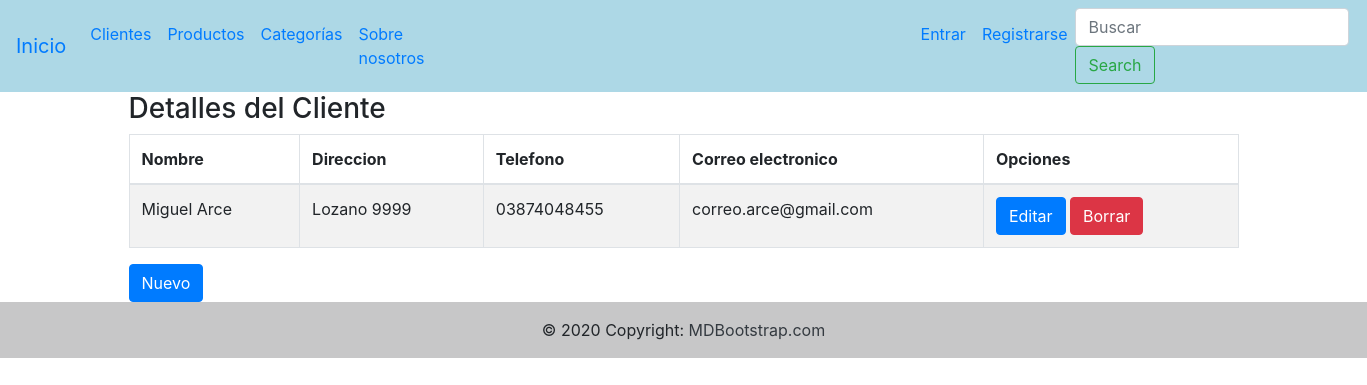
The page /cliente/detalle_cliente/3/ on the database its author committed.
### cliente/models.py (models this page shows, shortened)
class Cliente(models.Model):
    nombre=models.CharField(max_length=50)
    direccion=models.CharField(max_length=50)
    telefono=models.CharField(max_length=15)
    email=models.EmailField()
    class Meta:
        verbose_name="Cliente"
        verbose_name_plural="Clientes"

### cliente/views.py (the view)
# urls.py: path('detalle_cliente/<int:pk>/', Detalle_cliente.as_view(), name='detalle_cliente'),
class Detalle_cliente(DetailView):
    model = Cliente
    template_name = 'cliente/detalle_cliente.html'

### templates/cliente/detalle_cliente.html (shortened to what this page needs)
{% extends 'base.html' %}
{% block contenido  %}
<div class="container">
    <h3>Detalles del Cliente</h3>
    <table id="example" class="table table-striped table-bordered" style="width:100%">
        <thead>
            <tr>
                <th>Nombre</th>
                <th>Direccion</th>
                <th>Telefono</th>
                <th>Correo electronico</th>
                <th>Opciones</th>
            </tr>
        </thead>
        <tbody>
            <tr>
                <td>{{object.nombre}}</td>
                <td>{{object.direccion}}</td>
                <td>{{object.telefono}}</td>
                <td>{{object.email}}</td>
                <td><a href="/cliente/editar_cliente/{{cliente.id}}" class="btn btn-primary">Editar</a>
                    <a href="/cliente/borrar_cliente/{{cliente.id}}/" class="btn btn-danger">Borrar</a></td>
            </tr>
        </tbody>
    </table>
</div>
<div class="container">
    <a href="/cliente/nuevo_cliente/" class="btn btn-primary">Nuevo</a>
</div>
{% endblock %}

### rows shown on the page
Cliente: nombre "Miguel Arce", direccion "Lozano 9999", telefono "03874048455", email "correo.arce@gmail.com"
